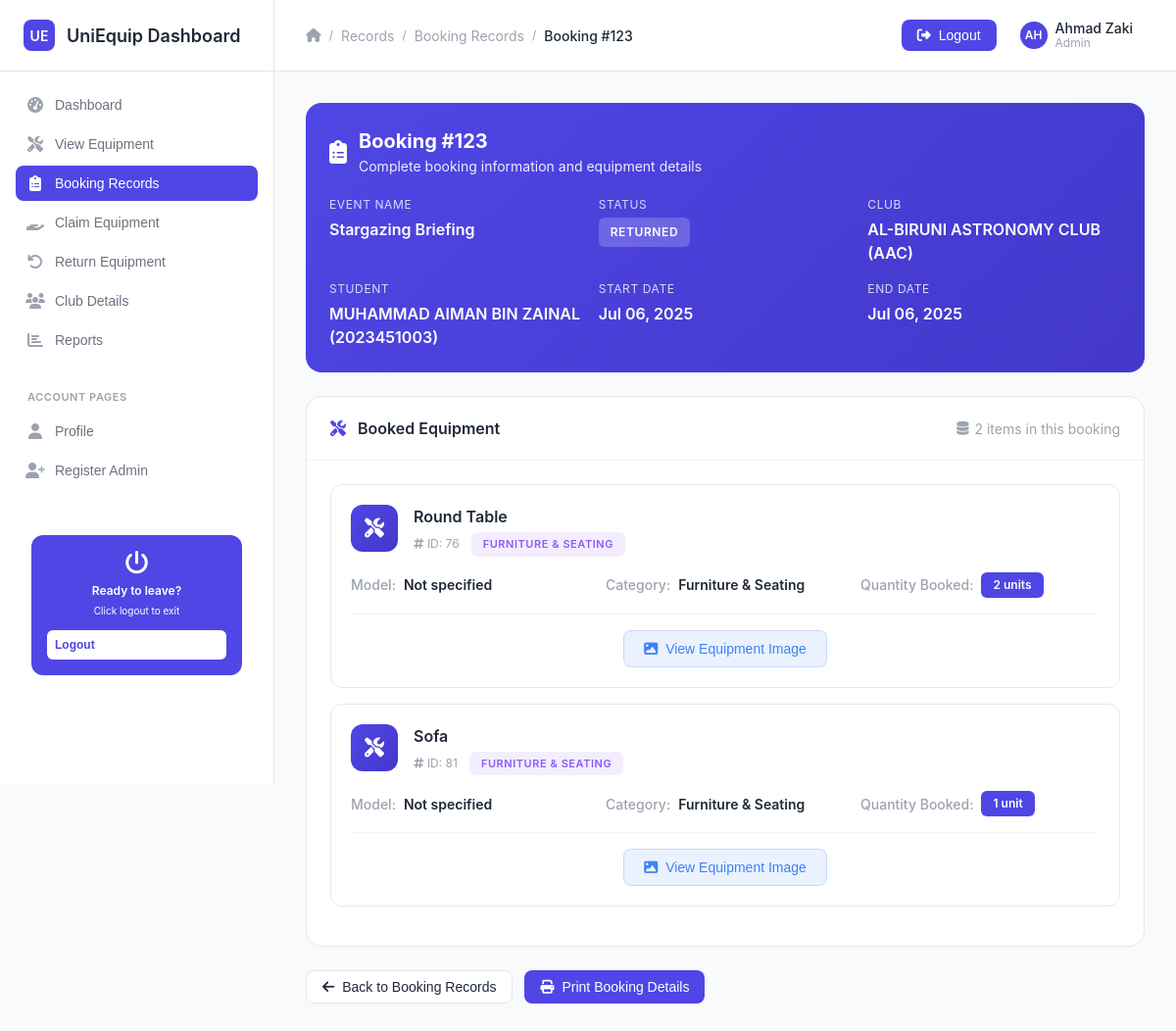
Screenshot of /booking_detail.php?id=123 (signed in) with the database file from the repository.
### tables this page shows
CREATE TABLE `booking` (
  `id_booking` int(10) NOT NULL,
  `stud_num` int(10) NOT NULL,
  `staff_num` int(10) DEFAULT NULL,
  `event_name` varchar(50) NOT NULL,
  `status` varchar(50) NOT NULL,
  `start_date` date NOT NULL,
  `end_date` date NOT NULL,
  `club_name` varchar(50) NOT NULL,
  `return_date` date DEFAULT NULL
);

CREATE TABLE `user` (
  `stud_num` int(10) NOT NULL,
  `stud_name` varchar(100) NOT NULL,
  `stud_pass` varchar(50) NOT NULL,
  `stud_tel` varchar(50) NOT NULL,
  `stud_email` varchar(50) NOT NULL,
  `course_code` varchar(50) NOT NULL,
  `faculty` varchar(50) NOT NULL
);

CREATE TABLE `booking_equipment` (
  `id_equipment` int(11) NOT NULL,
  `id_booking` int(11) NOT NULL,
  `qty` int(11) NOT NULL
);

CREATE TABLE `equipment` (
  `id_equipment` int(11) NOT NULL,
  `name` varchar(50) NOT NULL,
  `category` varchar(50) NOT NULL,
  `status` varchar(50) NOT NULL,
  `qty` int(11) NOT NULL,
  `model` varchar(50) DEFAULT NULL,
  `picture` varchar(255) DEFAULT NULL
);

### booking_detail.php (the view, shortened to what this page needs)
<?php
include("db.php");
$staff_name = $_SESSION['staff_name'] ?? "Admin User";
$id_booking = $_GET['id'];
$stmt = $connect->prepare("
    SELECT
        b.id_booking, b.event_name, b.status, b.start_date, b.end_date, b.club_name, b.stud_num,
        u.stud_name
    FROM booking b
    JOIN user u ON b.stud_num = u.stud_num
    WHERE b.id_booking = ?
");
$stmt->bind_param("i", $id_booking);
$stmt->execute();
$result = $stmt->get_result();
$booking = $result->fetch_assoc();
$stmt_eq = $connect->prepare("
    SELECT
        e.id_equipment, e.name AS equipment_name, e.category, e.model, e.picture,
        be.qty AS booked_qty
    FROM booking_equipment be
    JOIN equipment e ON be.id_equipment = e.id_equipment
    WHERE be.id_booking = ?
");
$stmt_eq->bind_param("i", $id_booking);
$stmt_eq->execute();
$equipment_result = $stmt_eq->get_result();
?>
<!DOCTYPE html>
<html lang="en">
<head>
    <link href="https://cdnjs.cloudflare.com/ajax/libs/font-awesome/6.4.0/css/all.min.css" rel="stylesheet">
    <link href="style.css" rel="stylesheet">
</head>
<body>
    <div class="dashboard-container">
        <div class="sidebar">
            <div class="sidebar-header">
                <div class="sidebar-logo">UE</div>
                <div class="sidebar-title">UniEquip Dashboard</div>
            </div>
            <div class="sidebar-nav">
                <div class="nav-section">
                    <div class="nav-item">
                        <form action="admin_dashboard.php" method="post" style="margin: 0;">
                            <button type="submit" class="nav-link">
                                <div class="nav-icon"><i class="fas fa-tachometer-alt"></i></div>
                                Dashboard
                            </button>
                        </form>
                    </div>
                    <div class="nav-item">
                        <form action="admin_view_equipment.php" method="post" style="margin: 0;">
                            <button type="submit" class="nav-link">
                                <div class="nav-icon"><i class="fas fa-tools"></i></div>
                                View Equipment
                            </button>
                        </form>
                    </div>
                    <div class="nav-item">
                        <form action="admin_view_all_record.php" method="post" style="margin: 0;">
                            <button type="submit" class="nav-link active">
                                <div class="nav-icon"><i class="fas fa-clipboard-list"></i></div>
                                Booking Records
                            </button>
                        </form>
                    </div>
                    <div class="nav-item">
                        <form action="claim_equipment.php" method="post" style="margin: 0;">
                            <button type="submit" class="nav-link">
                                <div class="nav-icon"><i class="fas fa-hand-holding"></i></div>
                                Claim Equipment
                            </button>
                        </form>
                    </div>
                    <div class="nav-item">
                        <form action="return_equipment.php" method="post" style="margin: 0;">
                            <button type="submit" class="nav-link">
                                <div class="nav-icon"><i class="fas fa-undo"></i></div>
                                Return Equipment
                            </button>
                        </form>
                    </div>
                    <div class="nav-item">
                        <form action="view_club.php" method="post" style="margin: 0;">
                            <button type="submit" class="nav-link">
                                <div class="nav-icon"><i class="fas fa-users"></i></div>
                                Club Details
                            </button>
                        </form>
                    </div>
                    <div class="nav-item">
                        <form action="report.php" method="post" style="margin: 0;">
                            <button type="submit" class="nav-link">
                                <div class="nav-icon"><i class="fas fa-chart-bar"></i></div>
                                Reports
                            </button>
                        </form>
                    </div>
                </div>
                <div class="nav-section">
                    <div class="nav-section-title">ACCOUNT PAGES</div>
                    <div class="nav-item">
                        <form action="admin_profile.php" method="post" style="margin: 0;">
                            <button type="submit" class="nav-link">
                                <div class="nav-icon"><i class="fas fa-user"></i></div>
                                Profile
                            </button>
                        </form>
                    </div>
                    <div class="nav-item">
                        <form action="rgstaff.php" method="post" style="margin: 0;">
                            <button type="submit" class="nav-link">
                                <div class="nav-icon"><i class="fas fa-user-plus"></i></div>
                                Register Admin
                            </button>
                        </form>
                    </div>
                </div>
                <div style="margin-top: auto; padding: 16px;">
                    <div style="background: #4f46e5; border-radius: 12px; padding: 16px; text-align: center; color: white;">
                        <i class="fas fa-power-off" style="font-size: 24px; margin-bottom: 8px;"></i>
                        <div style="font-size: 12px; font-weight: 600; margin-bottom: 4px;">Ready to leave?</div>
                        <div style="font-size: 10px; margin-bottom: 12px;">Click logout to exit</div>
                        <button onclick="showLogoutConfirm()" class="btn btn-primary btn-sm" style="background: white; color: #4f46e5; width: 100%; border: none; padding: 8px; border-radius: 6px; font-weight: 600; cursor: pointer;">
                            Logout
                        </button>
                    </div>
                </div>
            </div>
        </div>
        <div class="main-content">
            <div class="top-header">
                <div class="header-left">
                    <div class="breadcrumb">
                        <i class="fas fa-home"></i>
                        <span class="breadcrumb-separator">/</span>
                        <span class="breadcrumb-item">Records</span>
                        <span class="breadcrumb-separator">/</span>
                        <a href="admin_view_all_record.php" class="breadcrumb-item">Booking Records</a>
                        <span class="breadcrumb-separator">/</span>
                        <span class="breadcrumb-item active">Booking #<?php echo htmlspecialchars($id_booking); ?></span>
                    </div>
                </div>
                <div class="header-right">
                    <div class="header-actions">
                        <button onclick="showLogoutConfirm()" class="btn btn-primary" style="display: flex; align-items: center; gap: 8px;">
                            <i class="fas fa-sign-out-alt"></i>
                            Logout
                        </button>
                        <div class="user-menu">
                            <div class="user-avatar"><?php echo strtoupper(substr($staff_name, 0, 2)); ?></div>
                            <div class="user-info">
                                <div class="user-name"><?php echo $staff_name; ?></div>
                                <div class="user-role"><?php echo ucfirst($_SESSION['role'] ?? 'admin'); ?></div>
                            </div>
                        </div>
                    </div>
                </div>
            </div>
            <div class="content-area">
                <div class="booking-info-card">
                    <div class="booking-info-header">
                        <i class="fas fa-clipboard-list" style="font-size: 24px;"></i>
                        <div>
                            <h2 style="margin: 0; font-size: 20px;">Booking #<?php echo htmlspecialchars($booking['id_booking']); ?></h2>
                            <p style="margin: 0; opacity: 0.9; font-size: 14px;">Complete booking information and equipment details</p>
                        </div>
                    </div>
                    <div class="booking-info-grid">
                        <div class="booking-info-item">
                            <div class="booking-info-label">Event Name</div>
                            <div class="booking-info-value"><?php echo htmlspecialchars($booking['event_name']); ?></div>
                        </div>
                        <div class="booking-info-item">
                            <div class="booking-info-label">Status</div>
                            <div class="booking-info-value">
                                <span class="status-badge-card"><?php echo htmlspecialchars($booking['status']); ?></span>
                            </div>
                        </div>
                        <div class="booking-info-item">
                            <div class="booking-info-label">Club</div>
                            <div class="booking-info-value"><?php echo htmlspecialchars($booking['club_name']); ?></div>
                        </div>
                        <div class="booking-info-item">
                            <div class="booking-info-label">Student</div>
                            <div class="booking-info-value"><?php echo htmlspecialchars($booking['stud_name']) . " (" . htmlspecialchars($booking['stud_num']) . ")"; ?></div>
                        </div>
                        <div class="booking-info-item">
                            <div class="booking-info-label">Start Date</div>
                            <div class="booking-info-value"><?php echo date('M d, Y', strtotime($booking['start_date'])); ?></div>
                        </div>
                        <div class="booking-info-item">
                            <div class="booking-info-label">End Date</div>
                            <div class="booking-info-value"><?php echo date('M d, Y', strtotime($booking['end_date'])); ?></div>
                        </div>
                    </div>
                </div>
                <div class="table-container">
                    <div class="table-header">
                        <h2 class="table-title">
                            <i class="fas fa-tools" style="margin-right: 8px; color: var(--primary-color);"></i>
                            Booked Equipment
                        </h2>
                        <div class="table-meta">
                            <i class="fas fa-database"></i>
                            <?php echo $equipment_result->num_rows; ?> item<?php echo $equipment_result->num_rows !== 1 ? 's' : ''; ?> in this booking
                        </div>
                    </div>
                    <?php if ($equipment_result->num_rows === 0): ?>
                        <div class="empty-state">
                            <i class="fas fa-tools"></i>
                            <h3>No Equipment Found</h3>
                            <p>No equipment items were found for this booking.</p>
                        </div>
                    <?php else: ?>
                        <div style="padding: 24px;">
                            <?php while ($eq = $equipment_result->fetch_assoc()): ?>
                                <div class="equipment-card">
                                    <div class="equipment-header">
                                        <div class="equipment-icon">
                                            <i class="fas fa-tools"></i>
                                        </div>
                                        <div class="equipment-details">
                                            <h3><?php echo htmlspecialchars($eq['equipment_name']); ?></h3>
                                            <div class="equipment-meta">
                                                <span><i class="fas fa-hashtag"></i> ID: <?php echo htmlspecialchars($eq['id_equipment']); ?></span>
                                                <span class="category-badge"><?php echo htmlspecialchars($eq['category']); ?></span>
                                            </div>
                                        </div>
                                    </div>
                                    <div class="equipment-info">
                                        <div class="info-item">
                                            <span class="info-label">Model:</span>
                                            <span class="info-value"><?php echo htmlspecialchars($eq['model'] ?? 'Not specified'); ?></span>
                                        </div>
                                        <div class="info-item">
                                            <span class="info-label">Category:</span>
                                            <span class="info-value"><?php echo htmlspecialchars($eq['category']); ?></span>
                                        </div>
                                        <div class="info-item">
                                            <span class="info-label">Quantity Booked:</span>
                                            <span class="quantity-badge"><?php echo $eq['booked_qty']; ?> unit<?php echo $eq['booked_qty'] !== 1 ? 's' : ''; ?></span>
                                        </div>
                                    </div>
                                    <div class="image-section">
                                        <?php if (!empty($eq['picture']) && file_exists($eq['picture'])): ?>
                                            <button onclick="openImageWindow('<?php echo $eq['picture']; ?>')" class="btn-view-image">
                                                <i class="fas fa-image"></i>
                                                View Equipment Image
                                            </button>
                                        <?php endif; ?>
                                    </div>
                                </div>
                            <?php endwhile; ?>
                        </div>
                    <?php endif; ?>
                </div>
                <div style="display: flex; gap: 12px; margin-top: 24px;">
                    <button onclick="window.location.href='admin_view_all_record.php'" class="btn btn-secondary">
                        <i class="fas fa-arrow-left"></i>
                        Back to Booking Records
                    </button>
                    <button onclick="window.print()" class="btn btn-primary">
                        <i class="fas fa-print"></i>
                        Print Booking Details
                    </button>
                </div>
            </div>
        </div>
    </div>
</body>
</html>

### rows the page displays
booking: id_booking "123", event_name "Stargazing Briefing", status "RETURNED", club_name "AL-BIRUNI ASTRONOMY CLUB (AAC)", stud_num.stud_name "MUHAMMAD AIMAN BIN ZAINAL", stud_num "2023451003", start_date "Jul 06, 2025", end_date "Jul 06, 2025"
booking_equipment: id_equipment.name "Round Table", id_equipment.id_equipment "76", id_equipment.category "FURNITURE & SEATING", id_equipment.model "Not specified", id_equipment.category "Furniture & Seating", qty "2"
booking_equipment: id_equipment.name "Sofa", id_equipment.id_equipment "81", id_equipment.category "FURNITURE & SEATING", id_equipment.model "Not specified", id_equipment.category "Furniture & Seating", qty "1"

### other values shown
$id_booking "123"
substr($staff_name, 0, 2) "AH"
$staff_name "Ahmad Zaki"
$_SESSION['role'] "Admin"
$equipment_result->num_rows "2"
